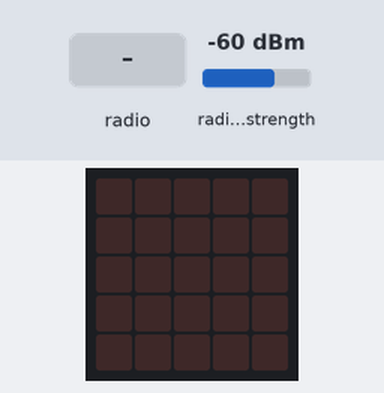
Recording of a program running on a simulated BBC micro:bit (MakeCode). Shown: the board's 5×5 LED display. The test bench sets the inputs (shaded band); at power-on: radio signal strength -60 dBm. No radio messages arrive unless stated (any console line starting 'radio sent:' is added by the test bench); what the program prints to the serial console is not drawn.

Above: at 1.2 s.
1.3 s: radio message "0" arrives
At 1.7 s:
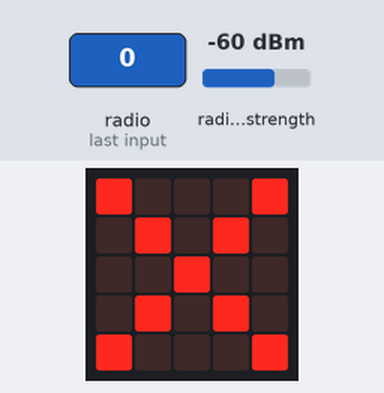
At 2.5 s:
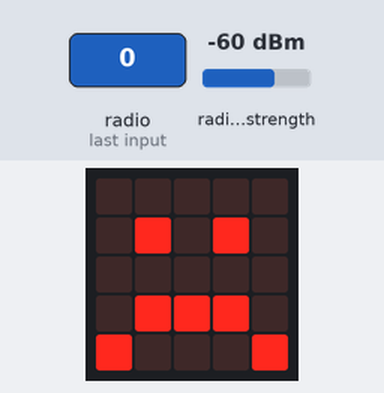
Timing chart, 0 to 4.3 s (numbered marks = the images above; inputs shaded):
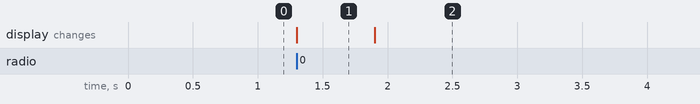

The program:

main.ts
```typescript
radio.onReceivedNumber(function (receivedNumber) {
    if (radio.receivedPacket(RadioPacketProperty.SignalStrength) > -60) {
        basic.showIcon(IconNames.Yes)
    } else {
        basic.showIcon(IconNames.No)
    }
    if (radio.receivedPacket(RadioPacketProperty.SignalStrength) < -20) {
        basic.showIcon(IconNames.Sad)
    }
})
radio.setGroup(7)
basic.forever(function () {
    radio.sendNumber(0)
    radio.setTransmitPower(7)
})
```

test.ts
```typescript
// aquí va el archivo "tests"; esto no se compilará cuando este paquete se utilice como una extensión.
```

Measured:
- after the input at 1.3 s, the display: changes at once (image 1)
- what the display in image 1 shows lasts 0.6 s, from 1.3 s to 1.9 s
